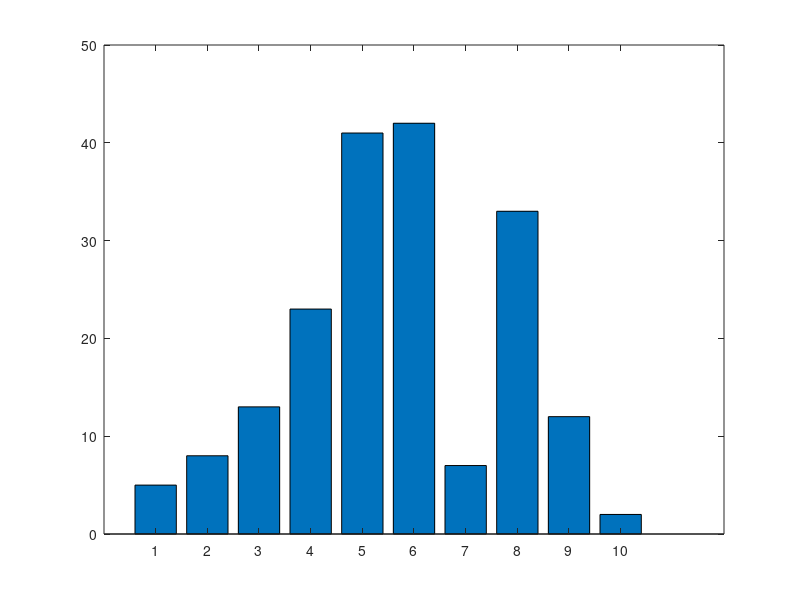

The MATLAB source for this figure:
1;

# Inicializo variables

ini = 0;
fin = 2;
fm = 100;

T = 1/fm;
t = ini : T : fin - T;

# Inciso (a) -----------------------------------------------------------------#

full_sins = zeros(1, length(t));
alpha = [5 8 13 23 41 42 7 33 12 2];

# Genero las ondas senoidales y la union de ellas

for f = 1 : 10
    sins(f, :) = sin(2*pi*f*t);
    
    full_sins += alpha(f) * sins(f, :);
endfor

# Mido grado de parecidos (producto punto) y lo muestro

for f = 1 : 10
    parecidos(f) = sum(sins(f,:) .* full_sins);
endfor

# Constante de proporcionalidad:
alfa = norm(sins(1,:))^2;

bar(parecidos/alfa);

# Inciso (b) -----------------------------------------------------------------#

# Nuevo grupo de ondas senoidales, con phi desfasado

phi = pi * [0.2 : 0.2 : 2];

full_sins_phi = zeros(1, length(t));

for f = 1 : 10
    sins_phi(f, :) = sin(2*pi*f*t + phi(f));
    
    full_sins_phi += alpha(f) * sins_phi(f, :);
endfor

# Vuelvo a medir grado de parecidos

for f = 1 : 10
    parecidos_phi(f) = sum(sins_phi(f,:) .* full_sins) / dot(sins(f, :), sins(f, :));
endfor

# Mi constante de proporcionionalidad va a estar dada por el cos(phi)
alfa_phi = cos(phi);

bar(parecidos_phi ./ alfa_phi);

# Inciso (c) -----------------------------------------------------------------#

# Creamos una senial cuadrada de 5,5 Hz
f_square = 5.5;
s_square = sign(sin(2*pi*f_square*t));

full_square = zeros(1, length(t));

# Genero las ondas cuadradas usando el alfa anterior

for f = 1 : 10
    squares(f, :) = sign(sin(2*pi*f*t));
    
    full_square += alpha(f) * squares(f, :);
endfor

# Ahora no se que medir :_





